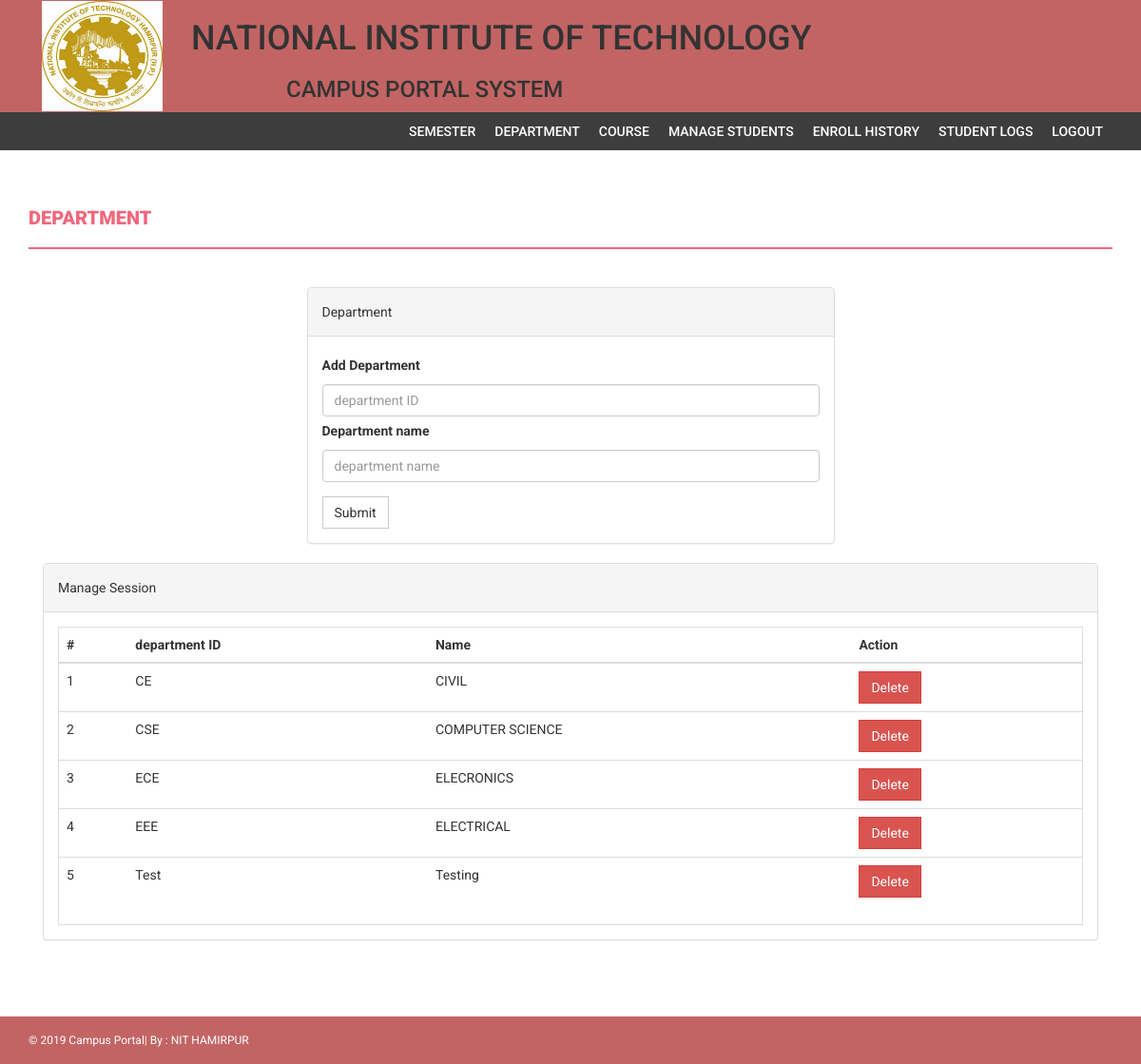
The page /department.php (signed in) on the database its author committed.
### tables this page shows
CREATE TABLE `department` (
  `dept_id` varchar(20) NOT NULL,
  `dept_name` varchar(20) DEFAULT NULL
);

### department.php (the view, shortened to what this page needs)
<?php
include('config.php');
?>
<!Doctype html>
<html>
<head>
<link rel="stylesheet" href="css/cus.css">
<link href="css/bootstrap.css" rel="stylesheet" />
    <link href="css/font-awesome.css" rel="stylesheet" />
    <link href="css/style.css" rel="stylesheet" />
</head>
<body>
<?php include('header.php');?>
<?php if($_SESSION['alogin']!="")
{
 include('menu.php');
}?>
 <div class="content-wrapper">
        <div class="container">
              <div class="row">
                    <div class="col-md-12">
                        <h1 class="page-head-line">Department  </h1>
                    </div>
                </div>
                <div class="row" >
                  <div class="col-md-3"></div>
                    <div class="col-md-6">
                        <div class="panel panel-default">
                        <div class="panel-heading">
                           Department
                        </div>
                        <div class="panel-body">
                       <form name="dept" method="post" >
   <div class="form-group">
    <label for="department">Add Department  </label>
    <input type="text" class="form-control" id="department_id" name="department_id" placeholder="department ID" required />
<label for="department name">Department name </label>
<input type="text" class="form-control" id="department_name" name="department_name" placeholder="department name" required />
  </div>
 <button type="submit" name="submit" class="btn btn-default">Submit</button>
</form>
                            </div>
                            </div>
                    </div>
                </div>
                <div class="col-md-12">
                    <div class="panel panel-default">
                        <div class="panel-heading">
                            Manage Session
                        </div>
                        <div class="panel-body">
                            <div class="table-responsive table-bordered">
                                <table class="table">
                                    <thead>
                                        <tr>
                                            <th>#</th>
                                            <th>department ID</th>
                                            <th>Name</th>
                                            <th>Action</th>
                                        </tr>
                                    </thead>
                                    <tbody>
<?php
$sql=mysqli_query($conn,"select * from department");
$cnt=1;
while($row=mysqli_fetch_array($sql))
{
?>
                                        <tr>
                                            <td><?php echo $cnt;?></td>
                                            <td><?php echo htmlentities($row['dept_id']);?></td>
                                            <td><?php echo htmlentities($row['dept_name']);?></td>
                                            <td>
  <a href="department.php?id=<?php echo $row['dept_id']?>&del=delete" onClick="return confirm('Are you sure you want to delete?')">
                                            <button class="btn btn-danger">Delete</button>
</a>
                                            </td>
                                        </tr>
<?php
$cnt++;
} ?>
                                    </tbody>
                                </table>
                            </div>
                        </div>
                    </div>
                </div>
            </div>
        </div>
</body>
  <?php include('footer.php');?>
 </html>

### css/style.css (style rules this page uses)
body { font-family: 'Roboto', sans-serif; line-height: 30px; }
.content-wrapper { margin-top: 40px; min-height: 600px; padding-bottom: 60px; }
.page-head-line { font-weight: 900; padding-bottom: 20px; border-bottom: 2px solid #F0677C; text-transform: uppercase; color: #F0677C; font-size: 20px; margin-bottom: 40px; }
.btn { border-radius: 0px; -webkit-border-radius: 0px; -moz-border-radius: 0px; }

### rows shown on the page
department: dept_id "CE", dept_name "CIVIL"
department: dept_id "CSE", dept_name "COMPUTER SCIENCE"
department: dept_id "ECE", dept_name "ELECRONICS"
department: dept_id "EEE", dept_name "ELECTRICAL"
department: dept_id "Test", dept_name "Testing"
